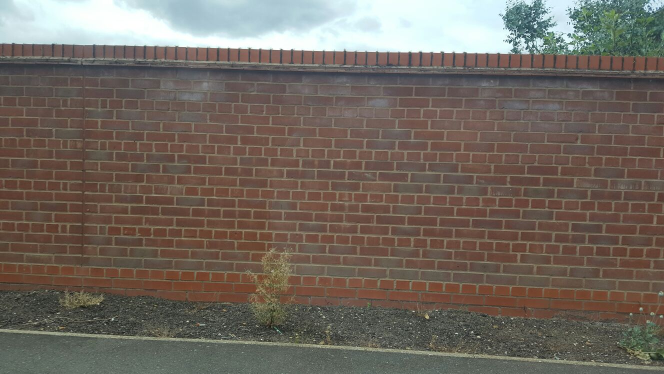
#> input picture didi/IMG-20160724-WA0000.jpg, 1328 x 747 px (shown at 1/2 size)
$ python count-improved.py --image didi/IMG-20160724-WA0000.jpg   (Python 2 division)   (older library calls are emulated)
#> lines starting #> are read from the running program, lines starting #| are printed output that depends on the picture; after the words box and inside, x2 and y2 are one past the last pixel; in counts of white or black regions, pixels touching at a corner belong together
import cv2
import numpy as np
import argparse
import time
from matplotlib import pyplot as plt
# Construct argument parse to inline image with command
ap = argparse.ArgumentParser()
ap.add_argument("-i", "--image", help = "path to the image")
args = vars(ap.parse_args())

# time module to observe time taken
t1 = time.time()

# load the image
img = cv2.imread(args["image"])
#> img is the input picture: shape (747, 1328, 3); mean B, G, R 95, 103.9, 113.2
print "Image Datatype:  " + str(img.dtype)
#| Image Datatype:  uint8
print "Image Shape:  " + str(img.shape)
#| Image Shape:  (747, 1328, 3)
print "Total number of pixels in image:  " + str(img.size)
#| Total number of pixels in image:  2976048
# need to load this to show original image in matplotlib as RGB
im= cv2.imread(args["image"])
b,g,r = cv2.split(img)
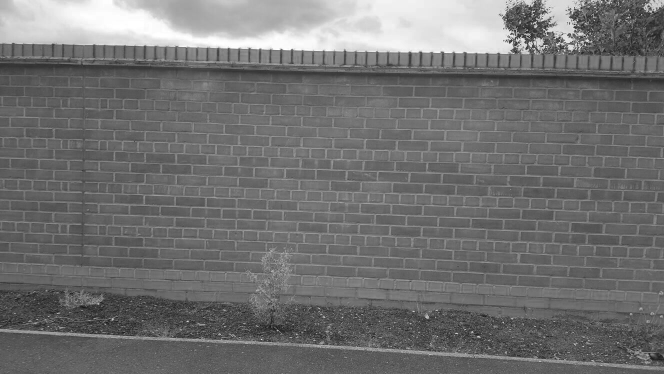
#> r: shape (747, 1328) (shown at 1/2 size); min 1, max 255, mean 113.2
im=cv2.merge([r,g,b])

#noise removal by blurring coloured image
blur = cv2.GaussianBlur(img,(9,9),10.0)

# convert BGR TO HSV
hsv = cv2.cvtColor(img ,cv2.COLOR_BGR2HSV)
#> hsv: shape (747, 1328, 3); mean H, S, V 33.5, 61.1, 117.7
gray_hsv = cv2.cvtColor(hsv,cv2.COLOR_BGR2GRAY)
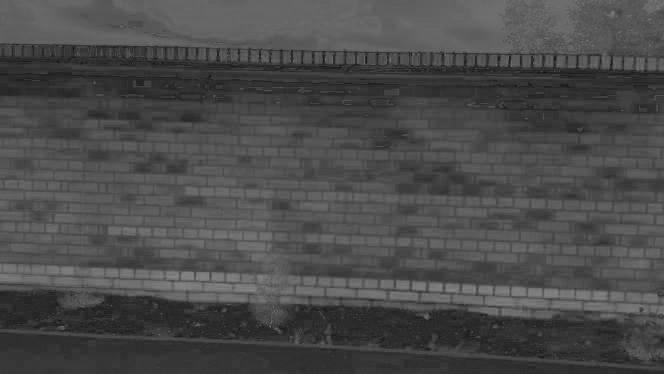
#> gray_hsv: shape (747, 1328) (shown at 1/2 size); min 12, max 160, mean 74.9

# Otsu Thresholding
ret, thresh_hsv = cv2.threshold(gray_hsv,0,255,cv2.THRESH_BINARY+cv2.THRESH_OTSU)
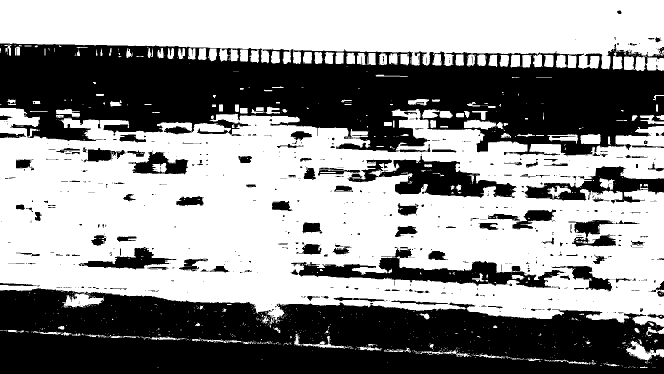
#> thresh_hsv: shape (747, 1328) (shown at 1/2 size); 56.5% white; 860 black regions (718 under 20 px), largest, box (x1, y1, x2, y2) and area: (0, 86, 1328, 313) 192566, (0, 576, 1328, 747) 171549, (581, 494, 1129, 576) 13215
#> ret = 72

# Morphological Opening to remove all white distortions around bricks
kernel = np.ones((3,3),np.uint8)
opening = cv2.morphologyEx(thresh_hsv,cv2.MORPH_OPEN,kernel, iterations = 2)
#> opening: shape (747, 1328); 54.5% white; 284 black regions (187 under 20 px)

# Contour and filling to fill holes
_, contours, hierarchy = cv2.findContours(opening, cv2.RETR_CCOMP, cv2.CHAIN_APPROX_SIMPLE)
#> contours = 428 contours, 172 with area under 20; largest, box (x1, y1, x2, y2) and area: (0, 231, 1328, 645) 414066, (0, 0, 1328, 138) 131294, (580, 493, 1273, 584) 18284, (156, 493, 354, 541) 3946, (1136, 439, 1280, 494) 3506
for cnt in contours:
    cv2.drawContours(opening,[cnt],0,255,-1)
#> this loop made 428 passes
#> cnt on passes 1, 5, 9: [[1304, 705], [1304, 709], [1309, 709], [1309, 705]], [[644, 690], [644, 694], [649, 694], [649, 690]], [[1264, 684], [1264, 690], [1270, 690], [1270, 684]]
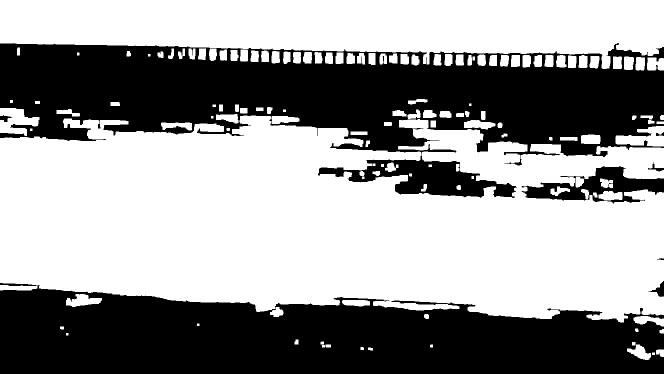
#> opening: shape (747, 1328) (shown at 1/2 size); 59.3% white; 8 black regions

# Contour detection to count it
_, contours1, hierarchy = cv2.findContours(opening, cv2.RETR_CCOMP, cv2.CHAIN_APPROX_SIMPLE)
#> contours1 = 134 contours, 7 with area under 20; largest, box (x1, y1, x2, y2) and area: (0, 231, 1328, 645) 414066, (0, 0, 1328, 138) 131294, (0, 216, 79, 272) 2469, (1231, 252, 1328, 293) 2277, (132, 588, 204, 614) 1042

idx =0           #count id of every contour detected
count = 0        #counter to count actual number of contours(bricks) ignoring noise
for cnt in contours1:
    cv2.drawContours(opening,[cnt],0,255,-1)
    idx += 1
    area = cv2.contourArea(cnt)       #area is number of pixels a contour have
    #print str(idx) +"="+ str(area)
    sizeOfnoise = 30                  #percentile should be here
    if area <sizeOfnoise:             #ignore noises of size less than 30 pixel area
        continue
    x,y,w,h = cv2.boundingRect(cnt)
    cv2.drawContours( img, contours,-1, (0,255,0),2)
    count=count+1
#> this loop made 134 passes
#> (area, x, y, w, h) on passes 2, 3, 6, 8, 11, 13, 14, 15, 17, 18, 19, 20: (160, 1312, 699, 16, 15), (38, 736, 695, 10, 6), (707, 1254, 689, 48, 31), (49.5, 651, 689, 11, 6), (55.5, 589, 679, 8, 10), (53, 1319, 658, 9, 9), (32.5, 1270, 657, 7, 7), (33.5, 120, 653, 8, 6), (696, 1267, 632, 61, 21), (71.5, 848, 628, 10, 10), (311, 540, 614, 27, 20), (547.5, 684, 600, 56, 13)
#> (cnt, area) on passes 1, 5, 32, 36, 38, 39: ([[1304, 705], [1304, 709], [1309, 709], [1309, 705]], 20), ([[644, 690], [644, 694], [649, 694], [649, 690]], 20), ([[943, 352], [943, 357], [947, 357], [947, 352]], 20), ([[857, 329], [857, 333], [863, 333], [863, 329]], 24), ([[762, 328], [762, 333], [767, 333], [767, 328]], 25), ([[745, 327], [745, 331], [750, 331], [750, 327]], 20)
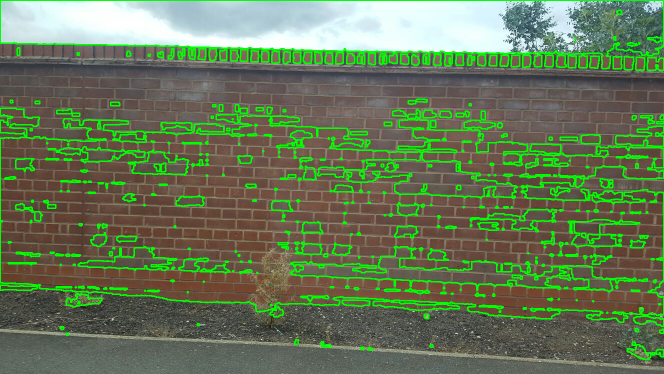
#> img: shape (747, 1328, 3) (shown at 1/2 size); 10.22% of pixels changed, all inside (x1, y1, x2, y2) = (0, 0, 1328, 721)
#> after the loop, count = 111; idx = 134

t2 = time.time() -t1
print "Total Time Taken(in seconds): " + str(t2)
print "Threshold value taken by OTSU Thresholding: " + str(ret )
#| Threshold value taken by OTSU Thresholding: 72.0
print "Total number of Bricks detected including noise: " +  str(idx)
#| Total number of Bricks detected including noise: 134
print "Total number of actual Bricks detected: " +str(count)
#| Total number of actual Bricks detected: 111

#ploting histogram of image
plt.hist(gray_hsv.ravel(),256,[0,256]); plt.show()
#> after `plt.hist(gray_hsv.ravel(), 256, [0, 256])`:
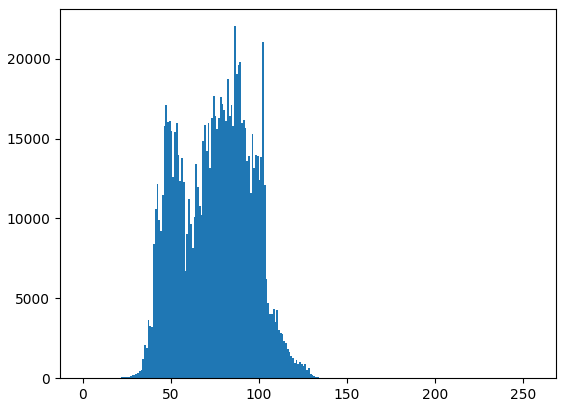
#> figure drawn by matplotlib, 1 panel; tallest bar 22035 high, from x = 86 to 87

# Displaying all images
titles = ['Original Image', 'hsv image', 'Thresholding',
            'After opening and Contour Filling ' ]
images = [im, hsv, thresh_hsv, opening]
for i in xrange(4):
    plt.subplot(2,2,i+1),plt.imshow(images[i],'gray')
    plt.title(titles[i])
    plt.xticks([]),plt.yticks([])
plt.show()

# write total count of Bricks on Image
font = cv2.FONT_HERSHEY_SIMPLEX
#> font = 0
if img.size >100000:
    img = cv2.putText(img,'Bricks Detected:'+ str(count),(50,50), font, 2,(255,255,255),2,cv2.LINE_AA)
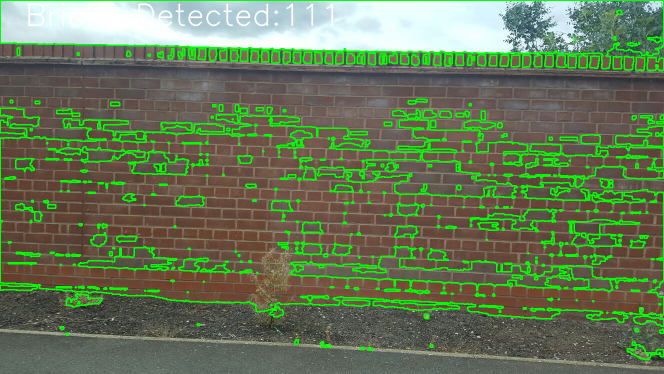
#> img: shape (747, 1328, 3) (shown at 1/2 size); 0.64% of pixels changed, all inside (x1, y1, x2, y2) = (56, 5, 667, 53)
else:
    img = cv2.putText(img,'Bricks Detected:'+ str(count),(50,50), font, 1,(255,255,255),2,cv2.LINE_AA)
cv2.namedWindow("Image with Bricks detected",cv2.WINDOW_NORMAL)
cv2.imshow("Image with Bricks detected",img)
cv2.waitKey(0)
cv2.destroyAllWindows()

$ run again, on didi/IMG-20160724-WA0007.jpg
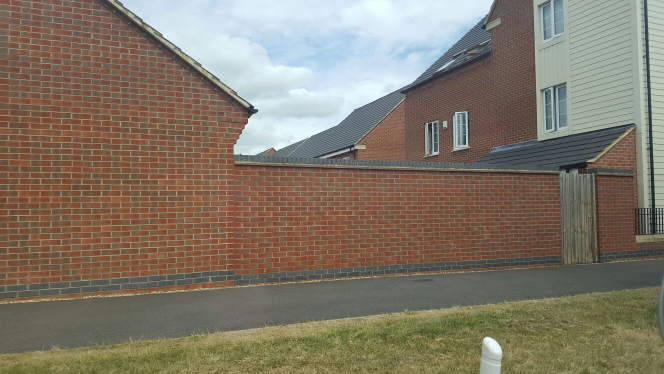
#> input picture didi/IMG-20160724-WA0007.jpg, 1328 x 747 px (shown at 1/2 size)
#> img is the input picture: shape (747, 1328, 3); mean B, G, R 104.5, 119.7, 129.4
#| Image Datatype:  uint8
#| Image Shape:  (747, 1328, 3)
#| Total number of pixels in image:  2976048
#> hsv: shape (747, 1328, 3); mean H, S, V 38.2, 73.3, 135.8
#> thresh_hsv: shape (747, 1328); 62.8% white; 480 black regions (362 under 20 px), largest, box (x1, y1, x2, y2) and area: (0, 0, 1328, 708) 328946, (80, 0, 510, 244) 22022, (959, 672, 1006, 747) 2292
#> ret = 82
#> contours = 311 contours, 131 with area under 20; largest, box (x1, y1, x2, y2) and area: (0, 0, 1124, 572) 324260, (0, 576, 1328, 747) 132898, (238, 0, 987, 311) 123896, (1192, 353, 1276, 504) 10180, (713, 220, 818, 321) 6768
#> the loop `for cnt in contours:` made 311 passes
#> cnt on passes 3, 5, 6: [[1296, 649], [1297, 648], [1298, 649], [1297, 650]], [[1019, 648], [1020, 647], [1021, 648], [1020, 649]], [[1198, 600], [1199, 599], [1200, 600], [1199, 601]]
#> after the loop `for cnt in contours:`:
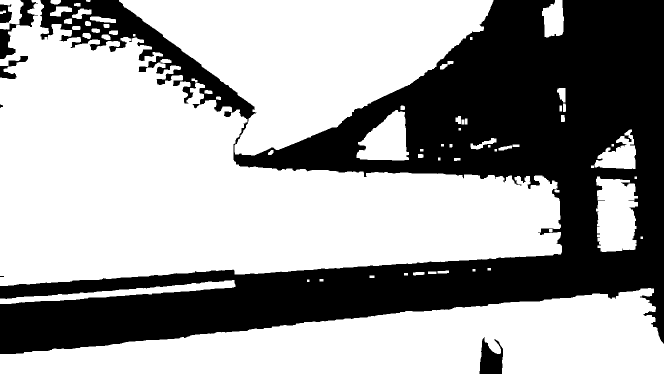
#> opening: shape (747, 1328) (shown at 1/2 size); 62.8% white; 7 black regions (1 under 20 px)
#> contours1 = 66 contours, 8 with area under 20; largest, box (x1, y1, x2, y2) and area: (0, 0, 1124, 572) 324260, (0, 576, 1328, 747) 132898, (238, 0, 987, 311) 123896, (1192, 353, 1276, 504) 10180, (713, 220, 818, 321) 6768
#> the loop `for cnt in contours1:` made 66 passes
#> (area, x, y, w, h) on passes 1, 2, 7, 9, 14, 16, 18, 20: (132898.5, 0, 576, 1328, 171), (5395, 0, 560, 471, 48), (109, 826, 544, 23, 7), (91, 875, 541, 23, 6), (39, 1109, 379, 10, 6), (10180, 1192, 353, 84, 151), (53.5, 908, 316, 13, 6), (67, 836, 308, 11, 8)
#> after the loop `for cnt in contours1:`: count = 47; idx = 66
#| Threshold value taken by OTSU Thresholding: 82.0
#| Total number of Bricks detected including noise: 66
#| Total number of actual Bricks detected: 47
#> font = 0
#> `img = cv2.putText(img,'Bricks Detected:'+ str(count),(50,50), font, 2,..`:
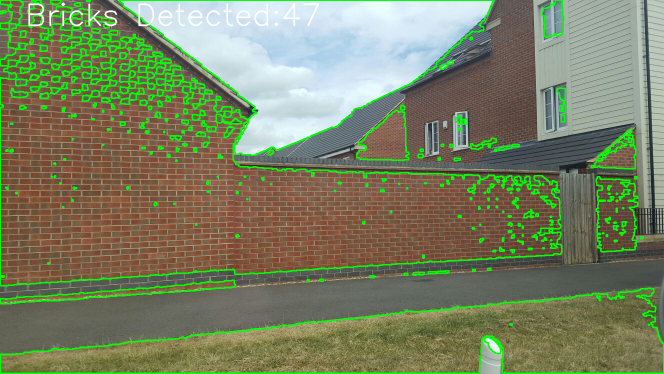
#> img: shape (747, 1328, 3) (shown at 1/2 size); mean B, G, R 98.6, 129.7, 121.4

$ run again, on didi/IMG-20160724-WA0008.jpg
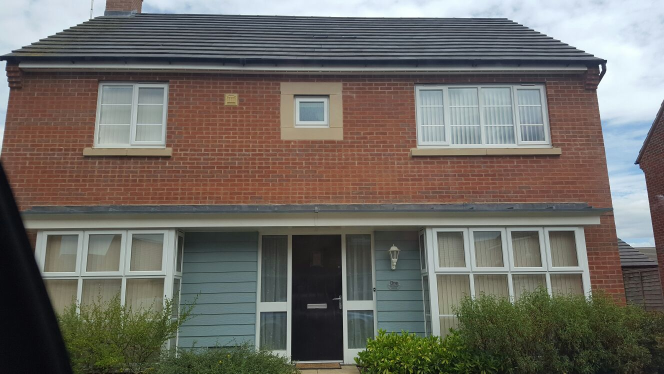
#> input picture didi/IMG-20160724-WA0008.jpg, 1328 x 747 px (shown at 1/2 size)
#> img is the input picture: shape (747, 1328, 3); mean B, G, R 99.4, 106.1, 109.5
#| Image Datatype:  uint8
#| Image Shape:  (747, 1328, 3)
#| Total number of pixels in image:  2976048
#> hsv: shape (747, 1328, 3); mean H, S, V 59.6, 63.6, 118.2
#> thresh_hsv: shape (747, 1328); 42.6% white; 1794 white regions (1657 under 20 px), largest, box (x1, y1, x2, y2) and area: (2, 165, 1222, 420) 207138, (283, 0, 1328, 495) 92055, (112, 433, 1328, 747) 84848
#> ret = 82
#> contours = 204 contours, 103 with area under 20; largest, box (x1, y1, x2, y2) and area: (3, 166, 1222, 420) 203892, (283, 0, 1328, 495) 89480, (708, 455, 1299, 747) 44084, (115, 597, 356, 747) 19100, (0, 0, 183, 111) 13503
#> the loop `for cnt in contours:` made 204 passes
#> cnt on passes 1 to 3: [[974, 744], [974, 746], [979, 746], [979, 744]], [[962, 744], [962, 746], [966, 746], [966, 744]], [[879, 742], [879, 746], [891, 746], [891, 742]]
#> after the loop `for cnt in contours:`:
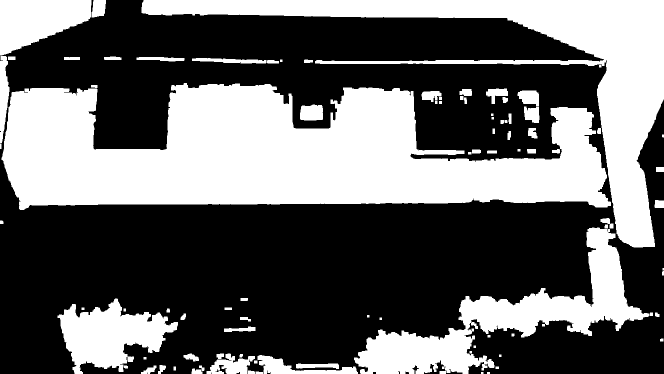
#> opening: shape (747, 1328) (shown at 1/2 size); 40.1% white; 88 white regions (3 under 20 px)
#> contours1 = 88 contours, 12 with area under 20; largest, box (x1, y1, x2, y2) and area: (3, 166, 1222, 420) 203892, (283, 0, 1328, 495) 89480, (708, 455, 1299, 747) 44084, (115, 597, 356, 747) 19100, (0, 0, 183, 111) 13503
#> the loop `for cnt in contours1:` made 88 passes
#> (area, x, y, w, h) on passes 4, 7, 8, 9, 10, 11, 14, 16: (136, 383, 737, 22, 10), (50.5, 398, 731, 11, 11), (204.5, 282, 731, 31, 16), (32, 248, 731, 8, 6), (135.5, 316, 730, 16, 17), (605, 592, 727, 86, 11), (2532, 511, 710, 205, 37), (31, 479, 708, 7, 7)
#> after the loop `for cnt in contours1:`: count = 60; idx = 88
#| Threshold value taken by OTSU Thresholding: 82.0
#| Total number of Bricks detected including noise: 88
#| Total number of actual Bricks detected: 60
#> font = 0
#> `img = cv2.putText(img,'Bricks Detected:'+ str(count),(50,50), font, 2,..`:
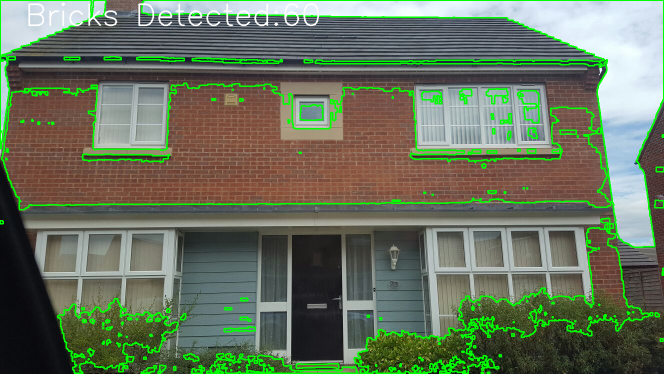
#> img: shape (747, 1328, 3) (shown at 1/2 size); mean B, G, R 94, 115.8, 103.5

$ run again, on didi/IMG-20160724-WA0010.jpg
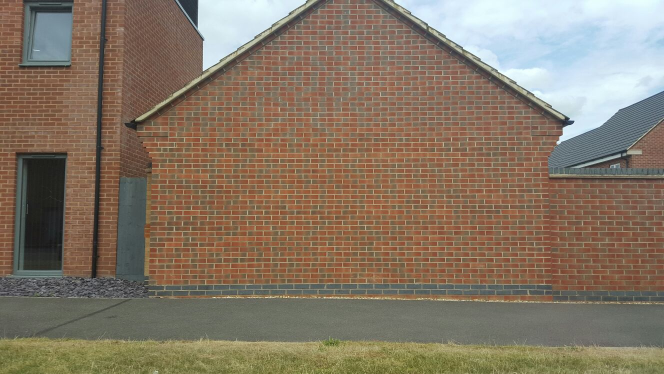
#> input picture didi/IMG-20160724-WA0010.jpg, 1328 x 747 px (shown at 1/2 size)
#> img is the input picture: shape (747, 1328, 3); mean B, G, R 101.2, 118.4, 133.2
#| Image Datatype:  uint8
#| Image Shape:  (747, 1328, 3)
#| Total number of pixels in image:  2976048
#> hsv: shape (747, 1328, 3); mean H, S, V 33.3, 78, 138.3
#> thresh_hsv: shape (747, 1328); 71.3% white; 464 black regions (275 under 20 px), largest, box (x1, y1, x2, y2) and area: (0, 0, 1328, 699) 191958, (259, 0, 1328, 369) 64187, (35, 0, 148, 138) 7046
#> ret = 80
#> contours = 315 contours, 105 with area under 20; largest, box (x1, y1, x2, y2) and area: (193, 0, 1328, 582) 436272, (789, 0, 1328, 287) 89038, (0, 675, 1328, 747) 80583, (0, 0, 203, 552) 66196, (391, 0, 612, 139) 15729
#> the loop `for cnt in contours:` made 315 passes
#> cnt on passes 12, 15, 21: [[858, 92], [858, 96], [863, 96], [863, 92]], [[826, 72], [826, 76], [831, 76], [831, 72]], [[794, 51], [794, 55], [801, 55], [801, 51]]
#> contours1 = 33 contours; largest, box (x1, y1, x2, y2) and area: (193, 0, 1328, 582) 436272, (789, 0, 1328, 287) 89038, (0, 675, 1328, 747) 80583, (0, 0, 203, 552) 66196, (391, 0, 612, 139) 15729
#> the loop `for cnt in contours1:` made 33 passes
#> (area, x, y, w, h) on passes 1 to 8: (80583, 0, 675, 1328, 72), (6496.5, 339, 588, 768, 17), (3444.5, 1264, 249, 64, 86), (190, 1070, 237, 23, 13), (103, 1039, 211, 17, 9), (277, 961, 171, 37, 20), (126.5, 375, 159, 20, 16), (31, 411, 143, 8, 7)
#> after the loop `for cnt in contours1:`: count = 28; idx = 33
#| Threshold value taken by OTSU Thresholding: 80.0
#| Total number of Bricks detected including noise: 33
#| Total number of actual Bricks detected: 28
#> font = 0
#> `img = cv2.putText(img,'Bricks Detected:'+ str(count),(50,50), font, 2,..`:
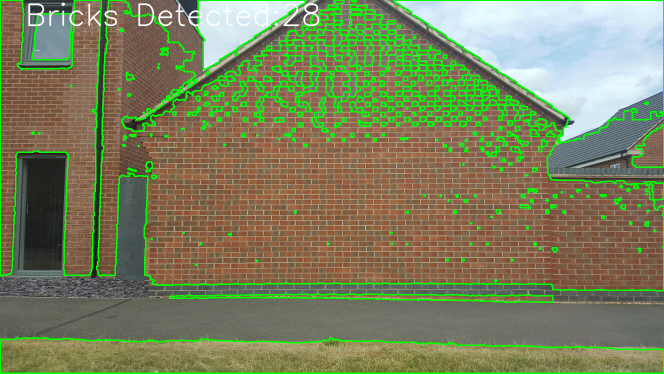
#> img: shape (747, 1328, 3) (shown at 1/2 size); mean B, G, R 93.6, 130, 122.9
